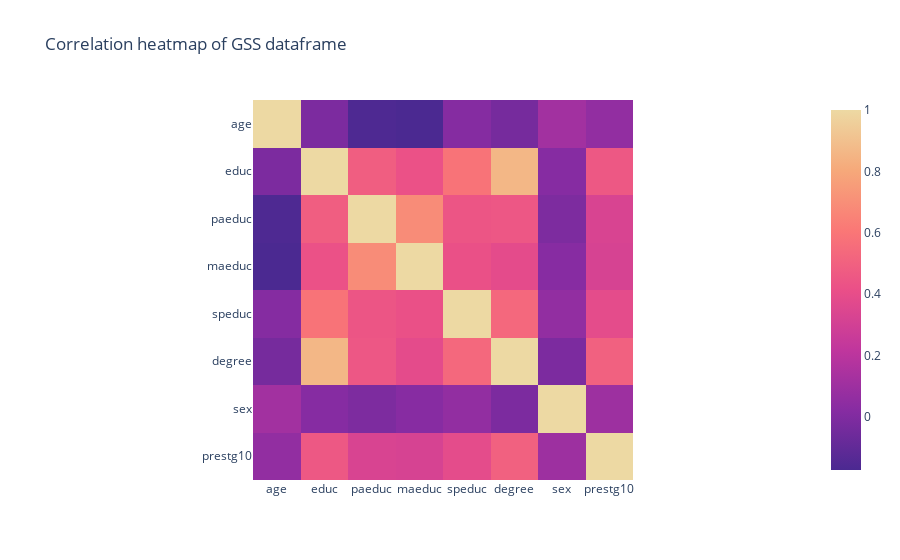

Notebook code for this chart:
### Code cell
px.imshow(gss_df.corr(), color_continuous_scale='Agsunset', title="Correlation heatmap of GSS dataframe")

### Figure 1 — Plotly figure (JSON) as saved in the notebook; plotly's stock layout.template omitted (floating-point values rounded to 4 significant figures)
{"data": [{"coloraxis": "coloraxis", "hovertemplate": "x: %{x}<br>y: %{y}<br>color: %{z}<extra></extra>", "type": "heatmap", "x": ["age", "educ", "paeduc", "maeduc", "speduc", "degree", "sex", "prestg10"], "y": ["age", "educ", "paeduc", "maeduc", "speduc", "degree", "sex", "prestg10"], "z": [[1, -0.01517, -0.1652, -0.1736, 0.01427, -0.03426, 0.1148, 0.05954], [-0.01517, 1, 0.4845, 0.423, 0.5861, 0.8617, 0.01965, 0.4553], [-0.1652, 0.4845, 1, 0.6884, 0.4417, 0.4506, -0.009904, 0.3299], [-0.1736, 0.423, 0.6884, 1, 0.4188, 0.3856, 0.02303, 0.3179], [0.01427, 0.5861, 0.4417, 0.4188, 1, 0.5331, 0.05911, 0.3868], [-0.03426, 0.8617, 0.4506, 0.3856, 0.5331, 1, -0.01302, 0.4991], [0.1148, 0.01965, -0.009904, 0.02303, 0.05911, -0.01302, 1, 0.09597], [0.05954, 0.4553, 0.3299, 0.3179, 0.3868, 0.4991, 0.09597, 1]]}], "layout": {"coloraxis": {"colorscale": [[0, "rgb(75, 41, 145)"], [0.1667, "rgb(135, 44, 162)"], [0.3333, "rgb(192, 54, 157)"], [0.5, "rgb(234, 79, 136)"], [0.6667, "rgb(250, 120, 118)"], [0.8333, "rgb(246, 169, 122)"], [1, "rgb(237, 217, 163)"]]}, "title": {"text": "Correlation heatmap of GSS dataframe"}, "xaxis": {"constrain": "domain", "scaleanchor": "y"}, "yaxis": {"autorange": "reversed", "constrain": "domain"}}}
